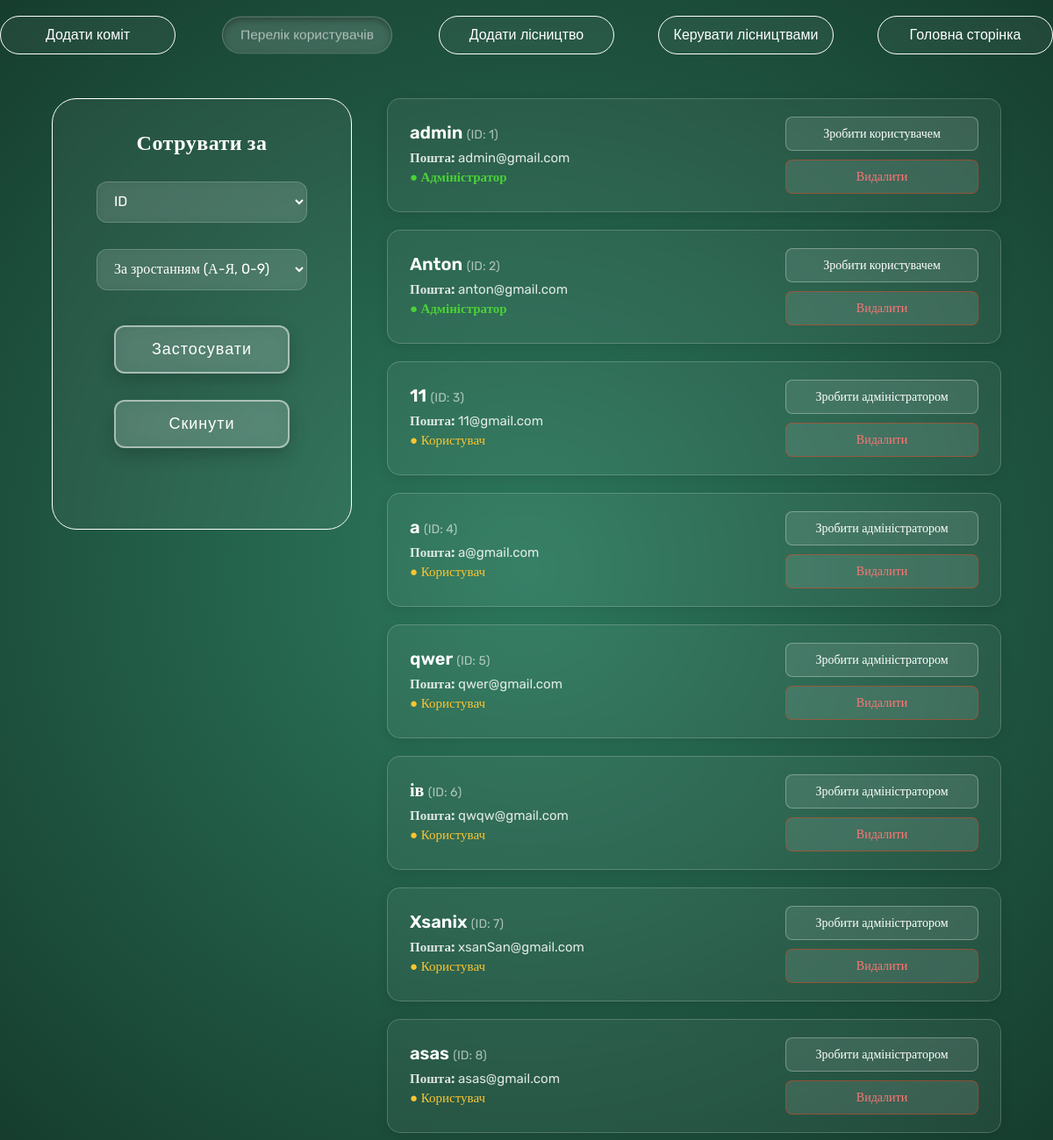
/all_users (signed in), run on an earlier commit of the app's database.
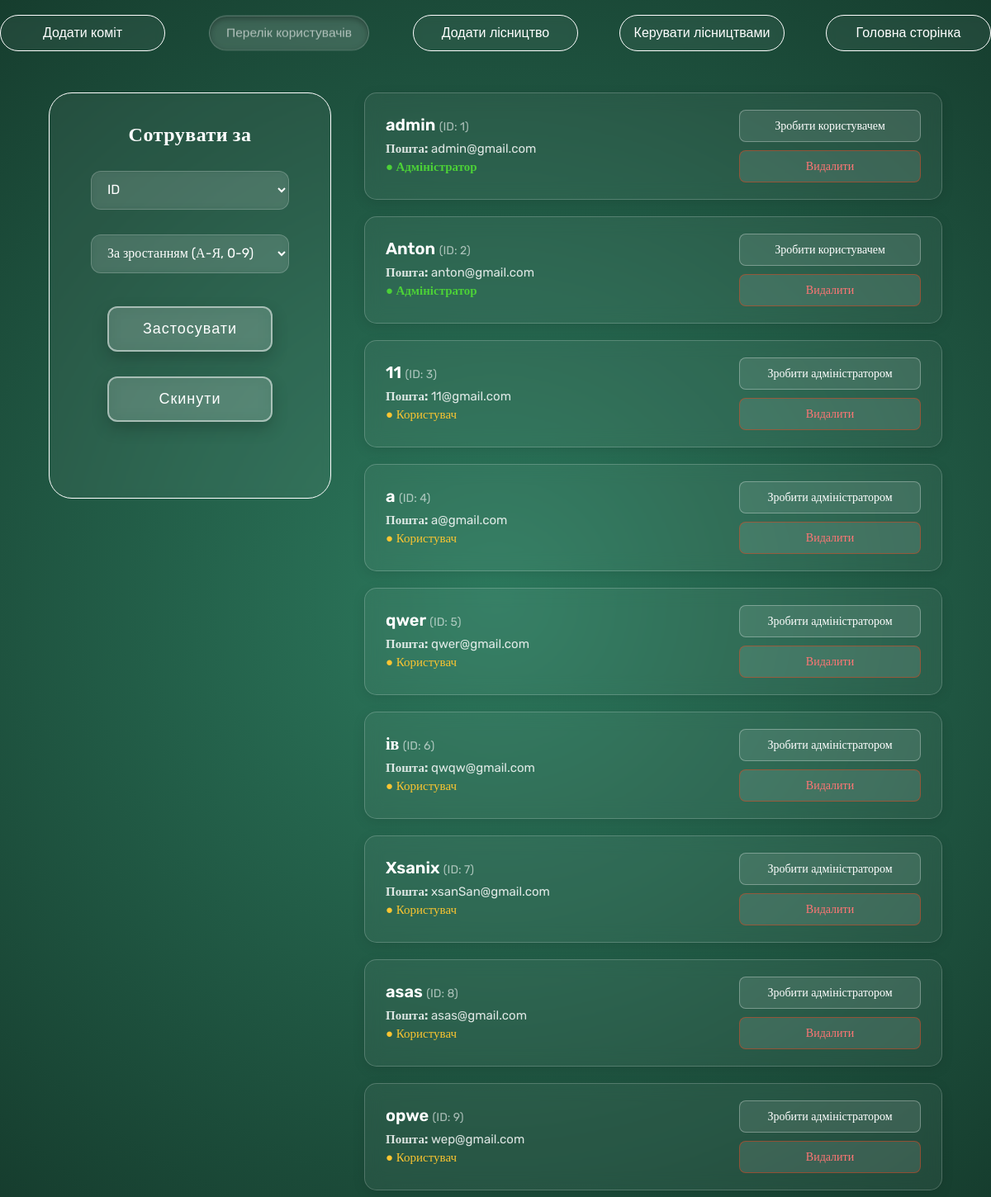
And on a later commit of the database.
### DB.py (models this page shows, shortened)
class User(UserMixin, db.Model):
    id = db.Column(db.Integer, primary_key=True)
    isAdmin = db.Column(db.Boolean, default=False)
    username = db.Column(db.String(150), unique=True, nullable=False)
    gmail = db.Column(db.String(150), unique=True, nullable=False)
    password_hash = db.Column(db.String(256), nullable=False)

### app.py (the view)
@app.route('/all_users', methods=['POST', 'GET'])
@login_required
@admin_required
def all_users():
    sort_by = request.args.get('sort', 'id')
    order = request.args.get('order', 'asc')
    valid_columns = ['id', 'username', 'gmail', 'isAdmin']
    if sort_by in valid_columns:
        column = getattr(User, sort_by)
        if order == 'desc':
            users = User.query.order_by(column.desc()).all()
        else:
            users = User.query.order_by(column.asc()).all()
    else:
        users = User.query.all()
    return render_template('all_user.html', users=users)

### app.py (called while the page is built)
@login_manager.user_loader
def load_user(user_id):
    return User.query.get(int(user_id))

### templates/all_user.html (shortened to what this page needs)
<!DOCTYPE html>
<html lang="en">
<head>
    <link rel="stylesheet" href="{{ url_for('static', filename='styles/admin-style.css') }}">
    <link rel="stylesheet" href="{{ url_for('static', filename='styles/btn-style.css')}}">
</head>
<body style="background: radial-gradient(circle at center, #2d7a5e 0%, #163d2e 100%);">
    <header>
        <a style="text-decoration: none;" href="{{ url_for('comits')}}"><button class="glass-button-white">Додати коміт</button></a>
        <a style="text-decoration: none;" href="{{ url_for('all_users') }}"><button class="glass-button-white active">Перелік користувачів</button></a>
        <a style="text-decoration: none;" href="{{ url_for('admin') }}"><button class="glass-button-white">Додати лісництво</button></a>
        <a style="text-decoration: none;" href="{{ url_for('change') }}"><button class="glass-button-white">Керувати лісництвами</button></a>
        <a style="text-decoration: none;" href="{{ url_for('main') }}"><button class="glass-button-white">Головна сторінка</button></a>
    </header>
    <div style="display: flex; justify-content: center; width: 100%; gap: 40px;">
        <div class="input-box box-litel" style="height: 450px; margin-top: 50px; position: sticky; top: 100px;">
            <h1 style="text-align: center;">Сотрувати за</h1>
            <form style="display: flex; flex-direction: column; align-items: center; margin-top: 10px;" action="{{ url_for('all_users') }}" method="GET">
                <div style="display: flex; flex-direction: column; align-items: center; justify-content: center; gap: 30px;">
                    <select name="sort" id="sort" class="input-box">
                        <option value="id" {% if request.args.get('sort') == 'id' %}selected{% endif %}>ID</option>
                    </select>
                    <select name="order" id="order" class="input-box">
                        <option value="asc" {% if request.args.get('order') == 'asc' %}selected{% endif %}>За зростанням (А-Я, 0-9)</option>
                    </select>
                </div>
                <div style="display: flex; flex-direction: column; align-items: center; gap: 30px;">
                    <button type="submit" class="submit-btn">Застосувати</button>
                    <a href="{{ url_for('all_users') }}"><button type="button" class="submit-btn">Скинути</button></a>
                </div>
            </form>
        </div>
        <main class="users-container">
            {% for user in users %}
            <div class="user-card">
                <div class="user-info">
                    <h3>{{ user.username }} <span style="font-size: 14px; font-weight: normal; opacity: 0.6;">(ID: {{ user.id }})</span></h3>
                    <p><strong>Пошта:</strong> {{ user.gmail }}</p>
                    {% if user.isAdmin %}
                        <p class="status-admin">● Адміністратор</p>
                    {% else %}
                        <p class="status-user">● Користувач</p>
                    {% endif %}
                </div>
                <div class="user-actions">
                    <form action="{{ url_for('toggle_admin', id=user.id) }}" method="POST" style="margin: 0;">
                        <button type="submit" class="action-btn" onclick="return confirm('Ви впевнені?')">
                            {% if user.isAdmin %}
                                Зробити користувачем
                            {% else %}
                                Зробити адміністратором
                            {% endif %}
                        </button>
                    </form>
                    <form action="{{ url_for('delete_user', id=user.id) }}" method="POST" style="margin: 0;">
                        <button type="submit" class="action-btn delete-btn" onclick="return confirm('Ви впевнені?')">Видалити</button>
                    </form>
                </div>
            </div>
            {% endfor %}
        </main>
    </div>
</body>
</html>

What changed in the data, as far as the page shows it:
added User: username "opwe", id "9", gmail "wep@gmail.com", isAdmin "● Користувач"
